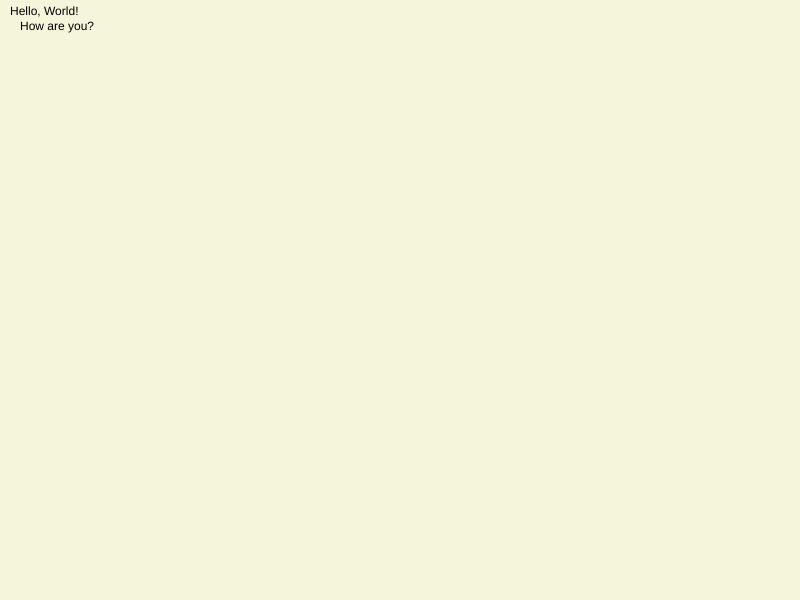
Frame 1 (no input)
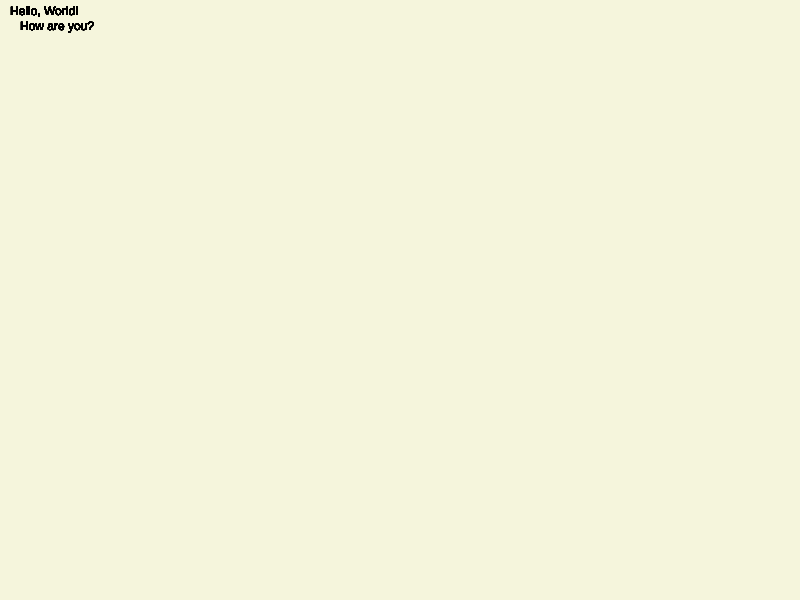
Frame 60 (no input)
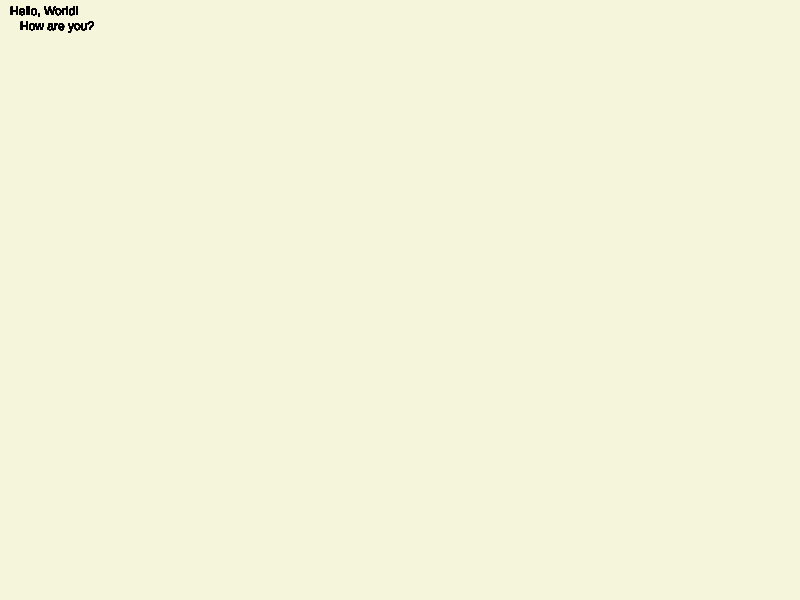
Frame 120 (the mouse pressed at the canvas centre since frame 60)

The p5.js sketch that drew these frames (run headless with seeded random() and noise() and a simulated clock; from frame 60 on, the mouse is pressed at the canvas centre):

// p5.js sketch
// ── sketch.js
//create a function named setup
function setup() {
//Setting the resolution to that of my first PC monitor, a classic CRT
  createCanvas ( 800, 600 );
// Creating a non-popping beige background
  background( 'beige' );
}
//filling the canvas with text content
function draw() {
//Say hello to the world
  text( "Hello, World!", 10, 15 );
//Ask the user how they're doing
  text( "How are you?", 20, 30 );

}
